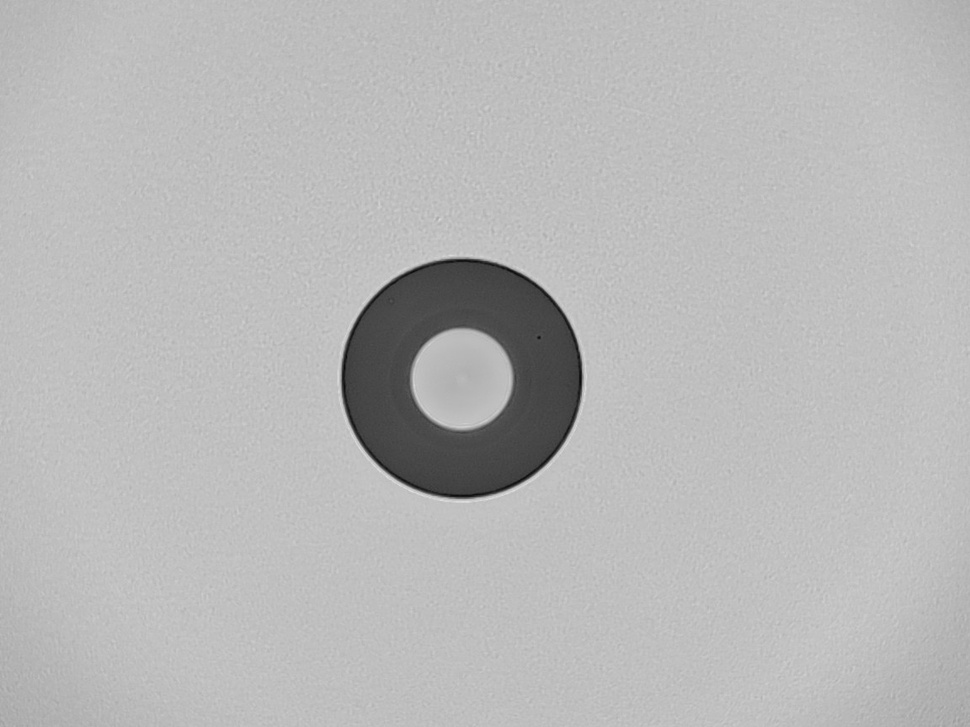
#> input picture dataset/19700103045851-J67690-FT35.jpg, 970 x 727 px, shrunk from 1152 x 864 before the run
$ python gradient_approach.py ../../../dataset/19700103045851-J67690-FT35.jpg   (older library calls are emulated)
#> lines starting #> are read from the running program, lines starting #| are printed output that depends on the picture; after the words box and inside, x2 and y2 are one past the last pixel; in counts of white or black regions, pixels touching at a corner belong together
import cv2
import numpy as np
import os
import json
import matplotlib
matplotlib.use('Agg')  # Use non-interactive backend
import matplotlib.pyplot as plt
from scipy import ndimage
from scipy.signal import find_peaks, savgol_filter
from scipy.optimize import minimize
from skimage.feature import canny
from skimage.morphology import remove_small_objects
import warnings
warnings.filterwarnings('ignore')


class FiberOpticSegmenter:
    """
    Universal fiber optic endface segmentation that doesn't rely on Hough circles.
    Uses multiple robust methods to ensure accurate segmentation across different images.
    Modified for unified system integration.
    """

    def __init__(self, image_path, output_dir='output_universal'):
        self.image_path = image_path
        self.output_dir = output_dir
        self.original = None
        self.gray = None
        self.enhanced = None
        self.center = None
        self.core_radius = None
        self.cladding_radius = None

        # Initialize result dictionary
        self.result = {
            'method': 'gradient_approach',
            'image_path': image_path,
            'success': False,
            'center': None,
            'core_radius': None,
            'cladding_radius': None,
            'confidence': 0.0
        }

    def load_and_preprocess(self):
        """Load image and apply preprocessing"""
        if not os.path.exists(self.image_path):
            self.result['error'] = f"Image not found: {self.image_path}"
            raise FileNotFoundError(f"Image not found: {self.image_path}")

        self.original = cv2.imread(self.image_path)
#> self.original is the input picture: shape (727, 970, 3); min 9, max 225, mean 184
        if self.original is None:
            self.result['error'] = f"Could not read image: {self.image_path}"
            raise ValueError(f"Could not read image: {self.image_path}")

        self.gray = cv2.cvtColor(self.original, cv2.COLOR_BGR2GRAY)

        # Enhance contrast using CLAHE
        clahe = cv2.createCLAHE(clipLimit=3.0, tileGridSize=(8,8))
        self.enhanced = clahe.apply(self.gray)
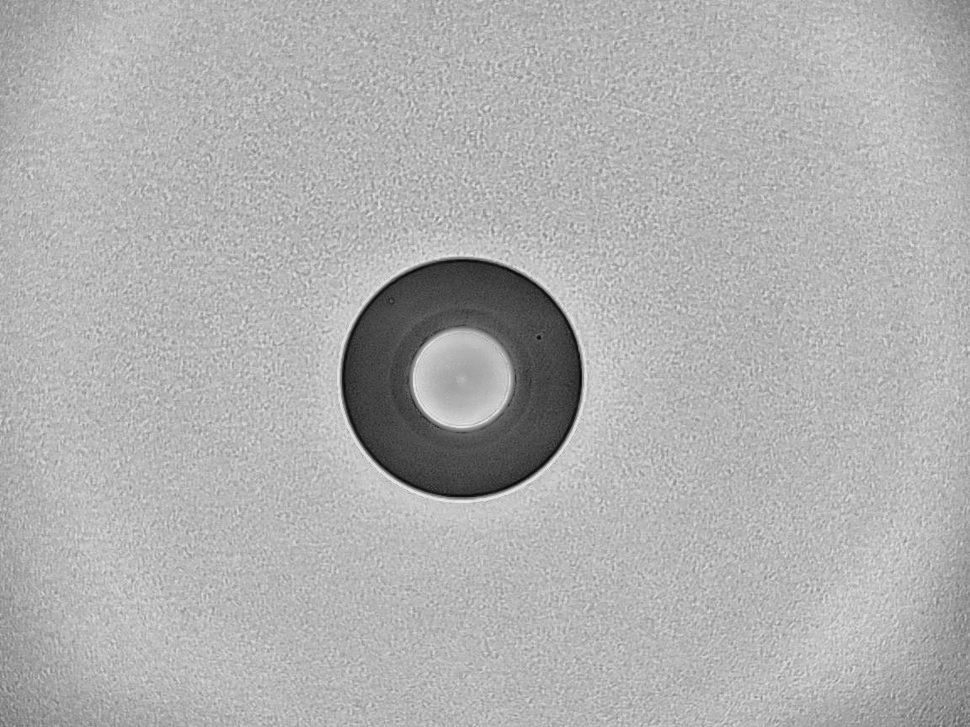
#> self.enhanced: shape (727, 970); min 7, max 236, mean 175.4

        os.makedirs(self.output_dir, exist_ok=True)

    def find_center_multi_method(self):
        """Find center using multiple methods and combine results"""
        centers = []
        weights = []

        # Method 1: Brightness-weighted centroid
        center1, conf1 = self._brightness_centroid()
        if center1 is not None:
            centers.append(center1)
            weights.append(conf1)

        # Method 2: Circular gradient optimization
        center2, conf2 = self._gradient_center()
        if center2 is not None:
            centers.append(center2)
            weights.append(conf2)

        # Method 3: Morphological center
        center3, conf3 = self._morphological_center()
        if center3 is not None:
            centers.append(center3)
            weights.append(conf3)

        # Method 4: Edge-based center estimation
        center4, conf4 = self._edge_based_center()
        if center4 is not None:
            centers.append(center4)
            weights.append(conf4)

        if not centers:
            # Fallback to image center
            h, w = self.gray.shape
            self.center = (w//2, h//2)
        else:
            # Weighted average of all detected centers
            centers = np.array(centers)
            weights = np.array(weights)
            weights = weights / weights.sum()
            self.center = np.average(centers, axis=0, weights=weights).astype(int)

    def _brightness_centroid(self):
        """Find center using brightness-weighted centroid"""
        # Use top percentile of brightness
        threshold = np.percentile(self.enhanced, 85)
#> threshold = 194
        bright_mask = self.enhanced > threshold
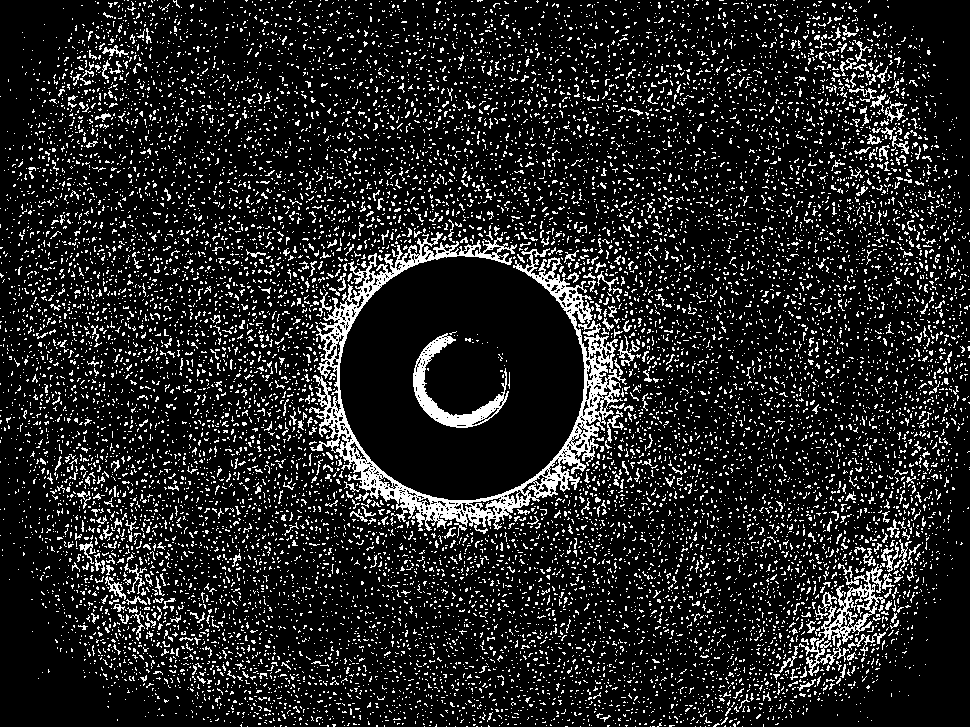
#> bright_mask: shape (727, 970) bool; 13.7% white in thin lines or dots

        # Remove small objects - FIXED for boolean indexing
        try:
            # Convert to proper boolean type
            bright_mask = bright_mask.astype(bool)
            # Check if array is 2D as expected by remove_small_objects
            if bright_mask.ndim == 2:
                bright_mask = remove_small_objects(bright_mask, min_size=100)
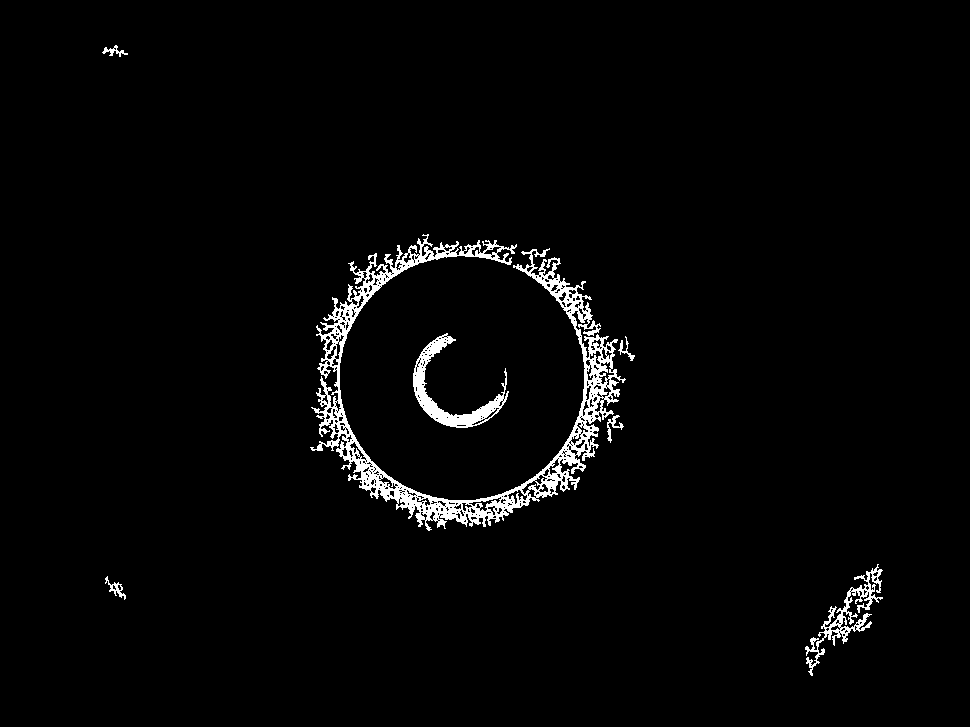
#> bright_mask: shape (727, 970) bool; 2.5% white; 7 white regions, largest, box (x1, y1, x2, y2) and area: (310, 234, 626, 531) 13478, (413, 333, 509, 428) 2054, (805, 564, 883, 676) 1556
            else:
                # If not 2D, skip remove_small_objects
                pass
        except Exception as e:
            # If remove_small_objects fails, continue without it
            print(f"Warning: Could not remove small objects: {e}")

        if np.sum(bright_mask) == 0:
            return None, 0

        # Calculate centroid
        y_coords, x_coords = np.where(bright_mask)
#> y_coords = 17579 values from 45 to 675; x_coords = 17579 values, max 882 at index 15909, min 102 at index 63, mean 495.5
        if len(y_coords) == 0 or len(x_coords) == 0:
            return None, 0

        # Get weights from the bright pixels only
        weights = self.enhanced[y_coords, x_coords]
#> weights = 17579 values, max 236 at index 12284, min 195 at index 90, mean 203.9

        cx = np.average(x_coords, weights=weights)
#> cx = 495.3
        cy = np.average(y_coords, weights=weights)
#> cy = 410.5

        # Confidence based on compactness of bright region
        if len(x_coords) > 0:
            spread = np.std(np.sqrt((x_coords - cx)**2 + (y_coords - cy)**2))
#> spread = 97.45
            confidence = 1.0 / (1.0 + spread/100)
#> confidence = 0.506
#> in find_center_multi_method, `center1, conf1 = self._brightness_centroid()`: center1 = (495, 410); conf1 = 0.506
        else:
            confidence = 0

        return (int(cx), int(cy)), confidence

    def _gradient_center(self):
        """Find center by optimizing radial gradient alignment"""
        # Calculate gradients
        grad_x = cv2.Sobel(self.enhanced, cv2.CV_64F, 1, 0, ksize=5)
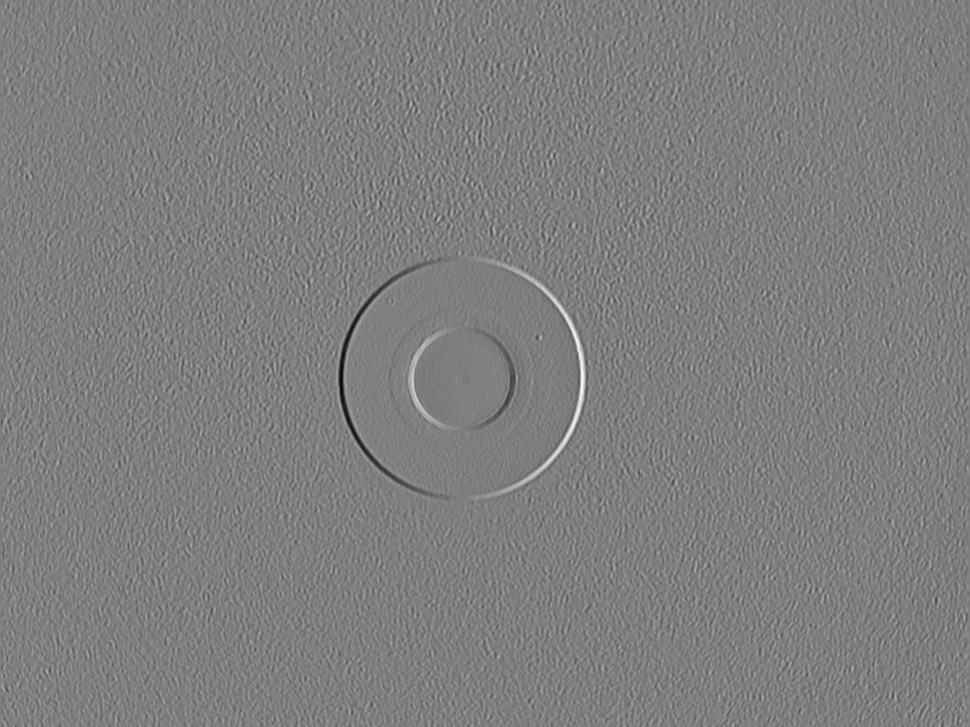
#> grad_x: shape (727, 970) float64; min -6936, max 7009, mean -0.4; drawn with min black and max white
        grad_y = cv2.Sobel(self.enhanced, cv2.CV_64F, 0, 1, ksize=5)

        # Initial guess from brightness
        h, w = self.gray.shape
#> h = 727; w = 970
        initial_guess = [w//2, h//2]
#> initial_guess = [485, 363]

        bright_center = self._brightness_centroid()
#> bright_center = ((495, 410), 0.506)
        if bright_center[0] is not None:
            initial_guess = list(bright_center[0])
#> initial_guess = [495, 410]

        def objective(center):
            cx, cy = center
            y_grid, x_grid = np.ogrid[:h, :w]
#> y_grid = 727 values from 0 to 726

            # Radial vectors from center
            dx = x_grid - cx
            dy = y_grid - cy
#> dy = 727 values from -410 to 316
            r = np.sqrt(dx**2 + dy**2)

            # Normalize radial vectors
            mask = r > 5  # Avoid division by zero near center
            dx_norm = np.zeros_like(dx, dtype=float)
            dy_norm = np.zeros_like(dy, dtype=float)
#> dy_norm = 727 values from 0 to 0
            dx_norm[mask] = dx[mask] / r[mask]
            dy_norm[mask] = dy[mask] / r[mask]

            # Radial component of gradient
            radial_grad = grad_x * dx_norm + grad_y * dy_norm

            # We want to maximize radial gradient alignment
            return -np.sum(np.abs(radial_grad))

        # Optimize
        result = minimize(objective, initial_guess, method='Powell',
                         options={'maxiter': 50})

        if result.success:
            cx, cy = result.x
            # Ensure within image bounds
            cx = np.clip(cx, 0, w-1)
            cy = np.clip(cy, 0, h-1)
            confidence = 0.8
            return (int(cx), int(cy)), confidence

        return None, 0

    # [286 lines left out: functions _morphological_center, _edge_based_center, find_radii_adaptive, _create_radial_profiles, _analyze_profiles, segment_regions and 1 more, not called in this run]

    def process(self):
        """Main processing pipeline - returns standardized result"""
        try:
            # Step 1: Load and preprocess
            self.load_and_preprocess()

            # Step 2: Find center using multiple methods
            self.find_center_multi_method()

            # Step 3: Find radii using adaptive profiling
            self.find_radii_adaptive()

            # Step 4: Segment regions
            results = self.segment_regions()

            # Step 5: Visualize and save results
            self.visualize_results(results)

            # Update result dictionary
            self.result['success'] = True
            self.result['center'] = self.center
            self.result['core_radius'] = self.core_radius
            self.result['cladding_radius'] = self.cladding_radius
            self.result['confidence'] = 0.85  # High confidence for multi-method approach

            # Save result data
            base_name = os.path.splitext(os.path.basename(self.image_path))[0]
            with open(os.path.join(self.output_dir, f'{base_name}_gradient_result.json'), 'w') as f:
                json.dump(self.result, f, indent=4)

            # Return results for unified system
            return {
                'center': self.center,
                'core_radius': self.core_radius,
                'cladding_radius': self.cladding_radius,
                'masks': results['masks'],
                'regions': results['regions']
            }

        except Exception as e:
            self.result['error'] = str(e)
            # Save error result
            base_name = os.path.splitext(os.path.basename(self.image_path))[0]
            with open(os.path.join(self.output_dir, f'{base_name}_gradient_result.json'), 'w') as f:
                json.dump(self.result, f, indent=4)
            return None


def segment_with_gradient(image_path, output_dir='output_gradient'):
    """Wrapper function for unified system compatibility"""
    try:
        segmenter = FiberOpticSegmenter(image_path, output_dir)
        _ = segmenter.process()
        return segmenter.result
    except Exception as e:
        # Return error result
        result = {
            'method': 'gradient_approach',
            'image_path': image_path,
            'success': False,
            'center': None,
            'core_radius': None,
            'cladding_radius': None,
            'confidence': 0.0,
            'error': str(e)
        }
        # Save error result
        try:
            base_name = os.path.splitext(os.path.basename(image_path))[0]
            with open(os.path.join(output_dir, f'{base_name}_gradient_result.json'), 'w') as f:
                json.dump(result, f, indent=4)
        except:
            pass
        return result


def main():
    """Main function for standalone testing"""
    import sys
    if len(sys.argv) > 1:
        image_path = sys.argv[1]
    else:
        image_path = input("Enter image path: ").strip().strip('"').strip("'")

    result = segment_with_gradient(image_path)
    if result['success']:
        print(f"Success! Center: {result['center']}, Core: {result['core_radius']}, Cladding: {result['cladding_radius']}")
    else:
        print(f"Failed: {result.get('error', 'Unknown error')}")


if __name__ == "__main__":
    main()
